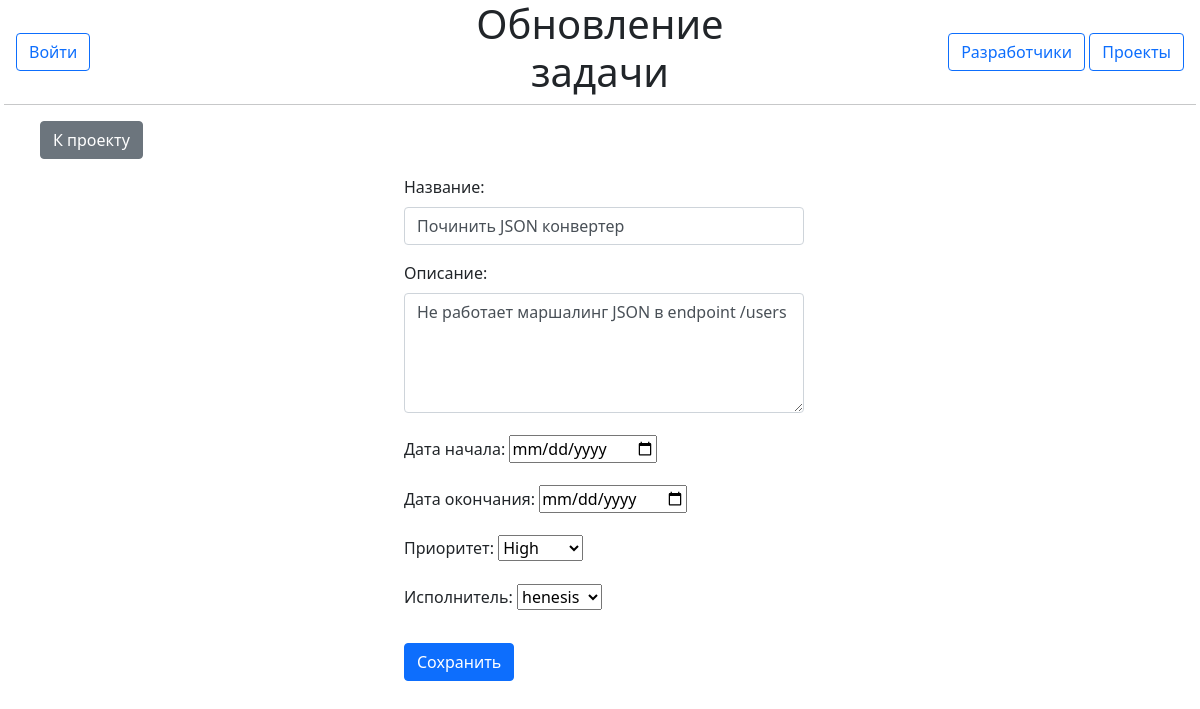
Page /projects/tasks/update/3 on the committed database.
### tasks/models.py (models this page shows, shortened)
class Task(models.Model):
    name = models.CharField(max_length=100)
    description = models.TextField(blank=True, null=True)
    start_date = models.DateField(blank=True, null=True)
    end_date = models.DateField()
    project = models.ForeignKey(Project, on_delete=models.CASCADE)
    owner = models.ForeignKey('users.User', on_delete=models.CASCADE)
    STATUS_CHOICES = [
        ('todo', 'To Do'),
        ('in_progress', 'In Progress'),
        ('completed', 'Completed'),
    ]
    status = models.CharField(max_length=20, choices=STATUS_CHOICES, default='todo')
    PRIORITY_CHOICES = [
        ('low', 'Low'),
        ('medium', 'Medium'),
        ('high', 'High'),
    ]
    priority = models.CharField(max_length=20, choices=PRIORITY_CHOICES, default='medium')

### tasks/views.py (the view, shortened to what this page needs)
# urls.py: path('tasks/update/<int:pk>', views.UpdateTaskView.as_view(), name='update_task'),
class UpdateTaskView(UpdateView):
    model = Task
    template_name = 'tasks/add_task.html'
    form_class = TaskForm
    def get_context_data(self, **kwargs):
        context = super().get_context_data(**kwargs)
        context['title'] = 'Обновление задачи'
        context['edit'] = 1
        return context

### tasks/forms.py
class TaskForm(ModelForm):
    owner = ModelChoiceField(queryset=User.objects.filter(role='developer'), label='Исполнитель')
    start_date = DateField(widget=DateInput(attrs={'type': 'date'}), label='Дата начала', required=False)
    end_date = DateField(widget=DateInput(attrs={'type': 'date'}), label='Дата окончания')
    class Meta:
        model = Task
        fields = ['name', 'description', 'start_date', 'end_date', 'priority', 'owner']
        labels = {
            'name': 'Название',
            'description': 'Описание',
            'start_date': 'Дата начала',
            'end_date': 'Дата окончания',
            'priority': 'Приоритет',
        }
    def __init__(self, *args, **kwargs):
        initial = kwargs.get('initial', {})
        if 'instance' in kwargs:
            task = kwargs['instance']
            initial['start_date'] = task.start_date
            initial['end_date'] = task.end_date
        kwargs['initial'] = initial
        super().__init__(*args, **kwargs)

### users/models.py (called while the page is built)
    def __str__(self):
        return self.username

### templates/tasks/add_task.html (shortened to what this page needs)
{% extends 'base.html' %}
{% block content %}
    {% if edit == 1%}
        <a href="{% url 'tasks:project_detail' pk=task.project.pk %}" class="btn btn-secondary mb-3">К проекту</a>
    {% else %}
        <a href="{% url 'tasks:project_detail' pk=project.pk %}" class="btn btn-secondary mb-3">К проекту</a>
    {% endif %}
    <form method="post" class="task-form">
        {{ form.as_p }}
        <button type="submit" class="btn btn-primary">Сохранить</button>
    </form>
{% endblock %}

### static/css/form.css (style rules this page uses)
.task-form { max-width: 400px; margin: auto; }
.task-form button[type="submit"] { margin-top: 10px; }
.task-form label { margin-bottom: 0.5rem; }
.task-form input[type="text"], .task-form textarea { width: 100%; padding: 0.375rem 0.75rem; font-size: 1rem; line-height: 1.5; color: #495057; background-color: #fff; background-clip: padding-box; border: 1px solid #ced4da; border-radius: 0.25rem; transition: border-color 0.15s ease-in-out, box-shadow 0.15s ease-in-out; }
.task-form textarea { height: 120px; }

### rows in the picture
Task: name "Починить JSON конвертер", description "Не работает маршалинг JSON в endpoint /users", priority "High", owner "henesis"
